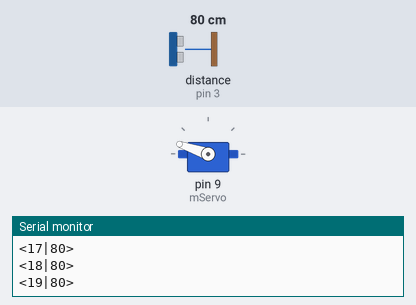
A sketch run on a simulated Arduino Uno, built with avr-gcc and run on an emulated ATmega328P. Shown: servo, the last lines printed to the serial monitor. Wiring (inferred from the names in the program): ultrasonic range finder: trigger pin 2; echo pin 3. Inputs (shaded band) come from the test bench; at power-on: distance to the obstacle (sensor on pin 3) 80 cm. The echo pulse lasts 58.3 µs per cm.

Above: at 1.25 s.
1.3 s: distance to the obstacle (sensor on pin 3) set to 2 cm
At 1.98 s:
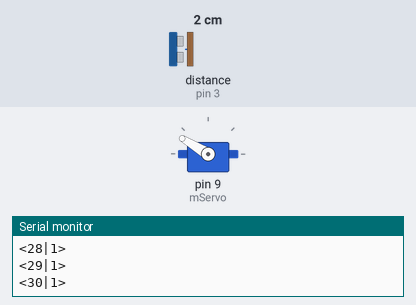
7.3 s: distance to the obstacle (sensor on pin 3) set to 250 cm
At 7.34 s:
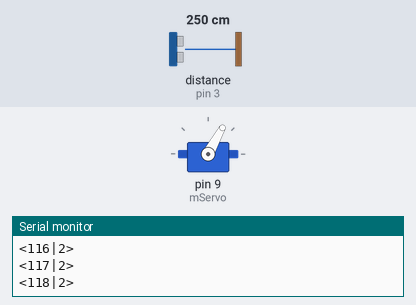
10.3 s: distance to the obstacle (sensor on pin 3) set to 4 cm
At 11.72 s:
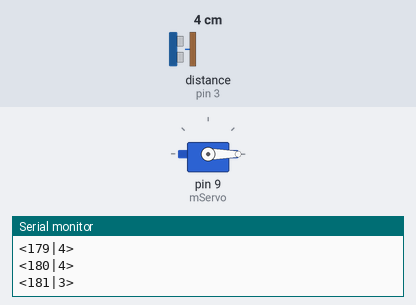
Timing chart, 0 to 14.3 s (numbered marks = the images above; inputs shaded):
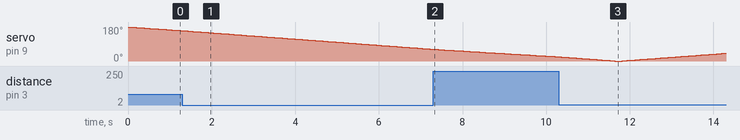

The sketch:

sketch_may29a.ino
```cpp
#include<stdio.h>
#include <Servo.h>
Servo mServo;  //创建一个舵机控制对象

//当前角度
int mAngleNum = 0;
//当前是正向旋转还是反向旋转
char mFront = 0;

//超声波测距引脚
const int mTrigPin = 2;
const int mEchoPin = 3;

//当前距离
int mDistance = 0;

//向串口发送数据  发送到processing
void sendStatusToSerial();
//测距
void ranging();
void setup() {
  // put your setup code here, to run once:
  Serial.begin(9600);
  mServo.attach(9);  // 该舵机由arduino第九脚控制

  pinMode(mTrigPin, OUTPUT);
  // 要检测引脚上输入的脉冲宽度，需要先设置为输入状态
  pinMode(mEchoPin, INPUT);

}

void loop() {
  // put your main code here, to run repeatedly:

  //多角度设置
  mServo.write(180 - mAngleNum);
  //超声波测距
  ranging();
  //发数据
  sendStatusToSerial();
  delay(60);

  if( mFront == 0 )
  {
    mAngleNum ++;
    if( mAngleNum > 180 )
    {
      mFront = 1;
    }
  }
  else
  {
    mAngleNum --;
    if( mAngleNum < 1 )
    {
      mFront = 0;
    }
  }

}

//发送当前状态到串口
void sendStatusToSerial()
{
  char mAngleStr[6];
  char mDistanceStr[6];
  sprintf( mAngleStr, "%d", mAngleNum);
  sprintf( mDistanceStr, "%d", mDistance);
  delayMicroseconds(2);
  Serial.print( "<" );
  Serial.print(mAngleStr);
  Serial.print("|");
  Serial.print(mDistanceStr);
  Serial.print( ">" );
  Serial.println();
  delayMicroseconds(2);
}

//测距
void ranging()
{
  // 产生一个10us的高脉冲去触发TrigPin
  digitalWrite(mTrigPin, LOW); //低高低电平发一个短时间脉冲去TrigPin
  delayMicroseconds(2);
  digitalWrite(mTrigPin, HIGH);
  delayMicroseconds(10);
  digitalWrite(mTrigPin, LOW);

  mDistance = pulseIn(mEchoPin, HIGH) / 58.0; //将回波时间换算成cm
  //Serial.println(mDistance);
//  mDistance = (int(mDistance * 100.0)) / 100.0; //保留两位小数
//  Serial.print(mDistance);
//  Serial.print("cm");
//  Serial.println();

//
//  digitalWrite(mTrigPin, LOW);
//  delayMicroseconds(2);
//  digitalWrite(mTrigPin, HIGH);
//  delayMicroseconds(10);
//  digitalWrite(mTrigPin, LOW);
//  // 检测脉冲宽度，并计算出距离
//  mDistance = pulseIn(mEchoPin, HIGH) / 58.00;
//  Serial.print(mDistance);
//  Serial.print("cm");
//  Serial.println();
}
```
